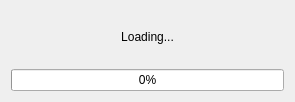
<?xml version="1.0" encoding="UTF-8"?>
<ui version="4.0">
 <class>ProgressDialog</class>
 <widget class="QDialog" name="ProgressDialog">
  <property name="geometry">
   <rect>
    <x>0</x>
    <y>0</y>
    <width>295</width>
    <height>102</height>
   </rect>
  </property>
  <property name="windowTitle">
   <string>Loading</string>
  </property>
  <property name="windowIcon">
   <iconset resource="resources.qrc">
    <normaloff>:/icons/autogcp.png</normaloff>:/icons/autogcp.png</iconset>
  </property>
  <layout class="QGridLayout" name="gridLayout">
   <item row="1" column="0">
    <widget class="QProgressBar" name="progressBar">
     <property name="value">
      <number>0</number>
     </property>
     <property name="textVisible">
      <bool>true</bool>
     </property>
    </widget>
   </item>
   <item row="0" column="0">
    <widget class="QLabel" name="label">
     <property name="text">
      <string>Loading...</string>
     </property>
     <property name="alignment">
      <set>Qt::AlignCenter</set>
     </property>
    </widget>
   </item>
  </layout>
 </widget>
 <resources>
  <include location="resources.qrc"/>
 </resources>
 <connections/>
</ui>
